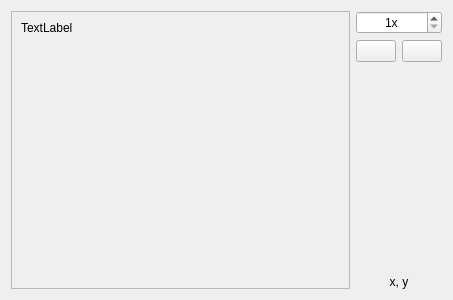
<?xml version="1.0" encoding="UTF-8"?>
<ui version="4.0">
 <class>WidgetBitmapEditor</class>
 <widget class="QWidget" name="WidgetBitmapEditor">
  <property name="geometry">
   <rect>
    <x>0</x>
    <y>0</y>
    <width>453</width>
    <height>300</height>
   </rect>
  </property>
  <property name="windowTitle">
   <string>Form</string>
  </property>
  <layout class="QHBoxLayout" name="horizontalLayout_3">
   <item>
    <widget class="QScrollArea" name="scrollArea">
     <property name="widgetResizable">
      <bool>true</bool>
     </property>
     <widget class="QWidget" name="scrollAreaWidgetContents">
      <property name="geometry">
       <rect>
        <x>0</x>
        <y>0</y>
        <width>305</width>
        <height>280</height>
       </rect>
      </property>
      <layout class="QHBoxLayout" name="horizontalLayout_2">
       <item>
        <widget class="QLabel" name="label">
         <property name="sizePolicy">
          <sizepolicy hsizetype="Expanding" vsizetype="Preferred">
           <horstretch>0</horstretch>
           <verstretch>0</verstretch>
          </sizepolicy>
         </property>
         <property name="mouseTracking">
          <bool>true</bool>
         </property>
         <property name="text">
          <string>TextLabel</string>
         </property>
         <property name="alignment">
          <set>Qt::AlignLeading|Qt::AlignLeft|Qt::AlignTop</set>
         </property>
        </widget>
       </item>
      </layout>
     </widget>
    </widget>
   </item>
   <item>
    <layout class="QVBoxLayout" name="verticalLayout">
     <item>
      <widget class="QSpinBox" name="spinBoxScale">
       <property name="alignment">
        <set>Qt::AlignCenter</set>
       </property>
       <property name="suffix">
        <string>x</string>
       </property>
       <property name="prefix">
        <string/>
       </property>
       <property name="minimum">
        <number>1</number>
       </property>
       <property name="maximum">
        <number>50</number>
       </property>
      </widget>
     </item>
     <item>
      <layout class="QHBoxLayout" name="horizontalLayout">
       <item>
        <widget class="QPushButton" name="pushButtonColor1">
         <property name="toolTip">
          <string>Color 1</string>
         </property>
         <property name="text">
          <string notr="true"/>
         </property>
        </widget>
       </item>
       <item>
        <widget class="QPushButton" name="pushButtonColor2">
         <property name="toolTip">
          <string>Color 2</string>
         </property>
         <property name="text">
          <string notr="true"/>
         </property>
        </widget>
       </item>
      </layout>
     </item>
     <item>
      <spacer name="verticalSpacer">
       <property name="orientation">
        <enum>Qt::Vertical</enum>
       </property>
       <property name="sizeHint" stdset="0">
        <size>
         <width>20</width>
         <height>40</height>
        </size>
       </property>
      </spacer>
     </item>
     <item>
      <widget class="QLabel" name="labelCoordinates">
       <property name="text">
        <string>x, y</string>
       </property>
       <property name="alignment">
        <set>Qt::AlignCenter</set>
       </property>
      </widget>
     </item>
    </layout>
   </item>
  </layout>
 </widget>
 <resources/>
 <connections/>
</ui>
